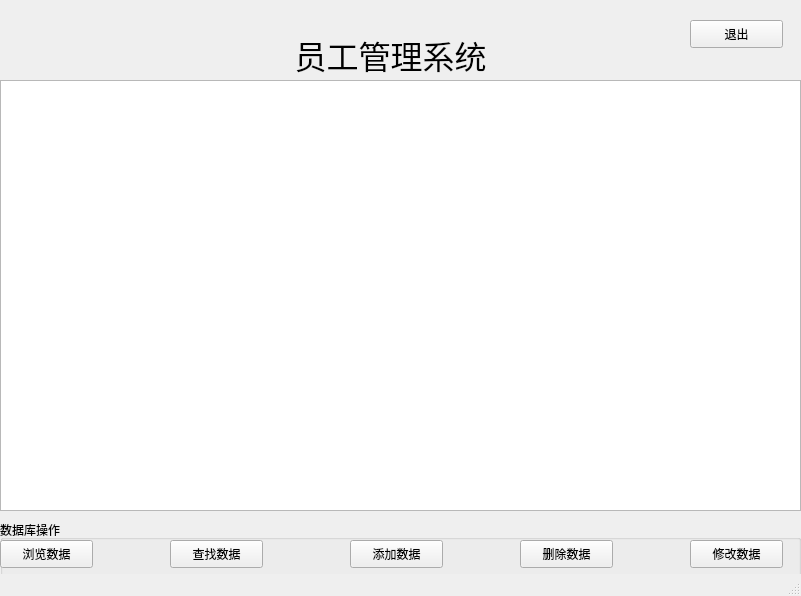
<?xml version="1.0" encoding="UTF-8"?>
<ui version="4.0">
 <class>MainWindow</class>
 <widget class="QMainWindow" name="MainWindow">
  <property name="geometry">
   <rect>
    <x>0</x>
    <y>0</y>
    <width>801</width>
    <height>596</height>
   </rect>
  </property>
  <property name="windowTitle">
   <string>员工管理系统</string>
  </property>
  <widget class="QWidget" name="centralwidget">
   <widget class="QGroupBox" name="groupBox">
    <property name="geometry">
     <rect>
      <x>0</x>
      <y>520</y>
      <width>801</width>
      <height>81</height>
     </rect>
    </property>
    <property name="title">
     <string>数据库操作</string>
    </property>
    <widget class="QPushButton" name="pushButton">
     <property name="geometry">
      <rect>
       <x>0</x>
       <y>20</y>
       <width>93</width>
       <height>28</height>
      </rect>
     </property>
     <property name="text">
      <string>浏览数据</string>
     </property>
    </widget>
    <widget class="QPushButton" name="pushButton_2">
     <property name="geometry">
      <rect>
       <x>170</x>
       <y>20</y>
       <width>93</width>
       <height>28</height>
      </rect>
     </property>
     <property name="text">
      <string>查找数据</string>
     </property>
    </widget>
    <widget class="QPushButton" name="pushButton_3">
     <property name="geometry">
      <rect>
       <x>350</x>
       <y>20</y>
       <width>93</width>
       <height>28</height>
      </rect>
     </property>
     <property name="text">
      <string>添加数据</string>
     </property>
    </widget>
    <widget class="QPushButton" name="pushButton_4">
     <property name="geometry">
      <rect>
       <x>520</x>
       <y>20</y>
       <width>93</width>
       <height>28</height>
      </rect>
     </property>
     <property name="text">
      <string>删除数据</string>
     </property>
    </widget>
    <widget class="QPushButton" name="pushButton_6">
     <property name="geometry">
      <rect>
       <x>690</x>
       <y>20</y>
       <width>93</width>
       <height>28</height>
      </rect>
     </property>
     <property name="text">
      <string>修改数据</string>
     </property>
    </widget>
   </widget>
   <widget class="QLabel" name="label">
    <property name="geometry">
     <rect>
      <x>260</x>
      <y>-20</y>
      <width>261</width>
      <height>151</height>
     </rect>
    </property>
    <property name="font">
     <font>
      <family>宋体</family>
      <pointsize>24</pointsize>
     </font>
    </property>
    <property name="text">
     <string>&lt;html&gt;&lt;head/&gt;&lt;body&gt;&lt;p align=&quot;center&quot;&gt;员工管理系统&lt;/p&gt;&lt;/body&gt;&lt;/html&gt;</string>
    </property>
   </widget>
   <widget class="QTextBrowser" name="textBrowser">
    <property name="geometry">
     <rect>
      <x>0</x>
      <y>80</y>
      <width>801</width>
      <height>431</height>
     </rect>
    </property>
   </widget>
   <widget class="QPushButton" name="pushButton_5">
    <property name="geometry">
     <rect>
      <x>690</x>
      <y>20</y>
      <width>93</width>
      <height>28</height>
     </rect>
    </property>
    <property name="text">
     <string>退出</string>
    </property>
   </widget>
  </widget>
  <widget class="QStatusBar" name="statusbar"/>
 </widget>
 <resources/>
 <connections/>
</ui>
